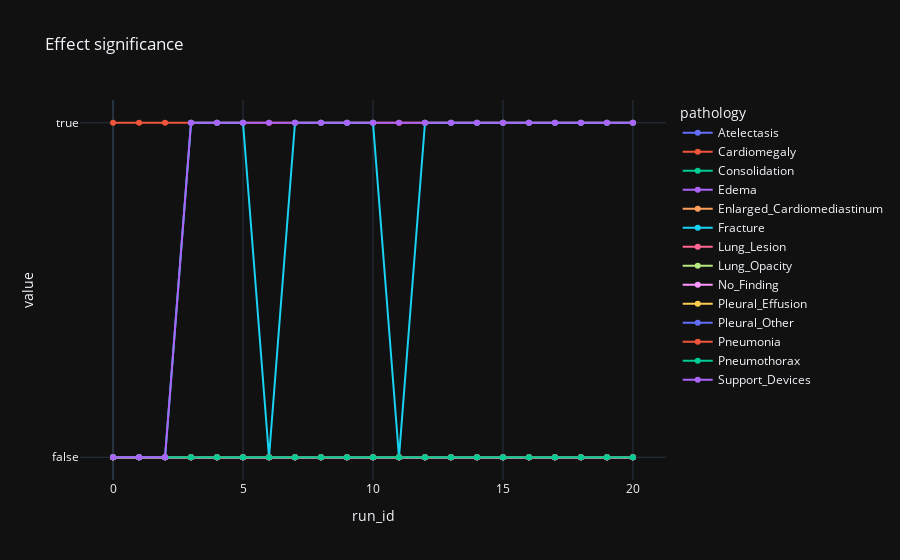

Source (notebook cell):
### Code cell
fig = px.line(df_plot_is_significant, x=df_plot_is_significant.index, y=df_plot_is_significant.columns, markers=True,
              title="Effect significance")
fig.show()

### Figure 1 — Plotly figure (JSON) as saved in the notebook; plotly's stock layout.template omitted (floating-point values rounded to 4 significant figures)
{"data": [{"hovertemplate": "pathology=Atelectasis<br>run_id=%{x}<br>value=%{y}<extra></extra>", "legendgroup": "Atelectasis", "line": {"color": "#636efa", "dash": "solid"}, "marker": {"symbol": "circle"}, "mode": "lines+markers", "name": "Atelectasis", "orientation": "h", "showlegend": true, "x": [0, 1, 2, 3, 4, 5, 6, 7, 8, 9, 10, 11, 12, 13, 14, 15, 16, 17, 18, 19, 20], "xaxis": "x", "y": [false, false, false, false, false, false, false, false, false, false, false, false, false, false, false, false, false, false, false, false, false], "yaxis": "y", "type": "scatter"}, {"hovertemplate": "pathology=Cardiomegaly<br>run_id=%{x}<br>value=%{y}<extra></extra>", "legendgroup": "Cardiomegaly", "line": {"color": "#EF553B", "dash": "solid"}, "marker": {"symbol": "circle"}, "mode": "lines+markers", "name": "Cardiomegaly", "orientation": "h", "showlegend": true, "x": [0, 1, 2, 3, 4, 5, 6, 7, 8, 9, 10, 11, 12, 13, 14, 15, 16, 17, 18, 19, 20], "xaxis": "x", "y": [true, true, true, true, true, true, true, true, true, true, true, true, true, true, true, true, true, true, true, true, true], "yaxis": "y", "type": "scatter"}, {"hovertemplate": "pathology=Consolidation<br>run_id=%{x}<br>value=%{y}<extra></extra>", "legendgroup": "Consolidation", "line": {"color": "#00cc96", "dash": "solid"}, "marker": {"symbol": "circle"}, "mode": "lines+markers", "name": "Consolidation", "orientation": "h", "showlegend": true, "x": [0, 1, 2, 3, 4, 5, 6, 7, 8, 9, 10, 11, 12, 13, 14, 15, 16, 17, 18, 19, 20], "xaxis": "x", "y": [false, false, false, false, false, false, false, false, false, false, false, false, false, false, false, false, false, false, false, false, false], "yaxis": "y", "type": "scatter"}, {"hovertemplate": "pathology=Edema<br>run_id=%{x}<br>value=%{y}<extra></extra>", "legendgroup": "Edema", "line": {"color": "#ab63fa", "dash": "solid"}, "marker": {"symbol": "circle"}, "mode": "lines+markers", "name": "Edema", "orientation": "h", "showlegend": true, "x": [0, 1, 2, 3, 4, 5, 6, 7, 8, 9, 10, 11, 12, 13, 14, 15, 16, 17, 18, 19, 20], "xaxis": "x", "y": [false, false, false, false, false, false, false, false, false, false, false, false, false, false, false, false, false, false, false, false, false], "yaxis": "y", "type": "scatter"}, {"hovertemplate": "pathology=Enlarged_Cardiomediastinum<br>run_id=%{x}<br>value=%{y}<extra></extra>", "legendgroup": "Enlarged_Cardiomediastinum", "line": {"color": "#FFA15A", "dash": "solid"}, "marker": {"symbol": "circle"}, "mode": "lines+markers", "name": "Enlarged_Cardiomediastinum", "orientation": "h", "showlegend": true, "x": [0, 1, 2, 3, 4, 5, 6, 7, 8, 9, 10, 11, 12, 13, 14, 15, 16, 17, 18, 19, 20], "xaxis": "x", "y": [false, false, false, false, false, false, false, false, false, false, false, false, false, false, false, false, false, false, false, false, false], "yaxis": "y", "type": "scatter"}, {"hovertemplate": "pathology=Fracture<br>run_id=%{x}<br>value=%{y}<extra></extra>", "legendgroup": "Fracture", "line": {"color": "#19d3f3", "dash": "solid"}, "marker": {"symbol": "circle"}, "mode": "lines+markers", "name": "Fracture", "orientation": "h", "showlegend": true, "x": [0, 1, 2, 3, 4, 5, 6, 7, 8, 9, 10, 11, 12, 13, 14, 15, 16, 17, 18, 19, 20], "xaxis": "x", "y": [false, false, false, true, true, true, false, true, true, true, true, false, true, true, true, true, true, true, true, true, true], "yaxis": "y", "type": "scatter"}, {"hovertemplate": "pathology=Lung_Lesion<br>run_id=%{x}<br>value=%{y}<extra></extra>", "legendgroup": "Lung_Lesion", "line": {"color": "#FF6692", "dash": "solid"}, "marker": {"symbol": "circle"}, "mode": "lines+markers", "name": "Lung_Lesion", "orientation": "h", "showlegend": true, "x": [0, 1, 2, 3, 4, 5, 6, 7, 8, 9, 10, 11, 12, 13, 14, 15, 16, 17, 18, 19, 20], "xaxis": "x", "y": [false, false, false, false, false, false, false, false, false, false, false, false, false, false, false, false, false, false, false, false, false], "yaxis": "y", "type": "scatter"}, {"hovertemplate": "pathology=Lung_Opacity<br>run_id=%{x}<br>value=%{y}<extra></extra>", "legendgroup": "Lung_Opacity", "line": {"color": "#B6E880", "dash": "solid"}, "marker": {"symbol": "circle"}, "mode": "lines+markers", "name": "Lung_Opacity", "orientation": "h", "showlegend": true, "x": [0, 1, 2, 3, 4, 5, 6, 7, 8, 9, 10, 11, 12, 13, 14, 15, 16, 17, 18, 19, 20], "xaxis": "x", "y": [false, false, false, false, false, false, false, false, false, false, false, false, false, false, false, false, false, false, false, false, false], "yaxis": "y", "type": "scatter"}, {"hovertemplate": "pathology=No_Finding<br>run_id=%{x}<br>value=%{y}<extra></extra>", "legendgroup": "No_Finding", "line": {"color": "#FF97FF", "dash": "solid"}, "marker": {"symbol": "circle"}, "mode": "lines+markers", "name": "No_Finding", "orientation": "h", "showlegend": true, "x": [0, 1, 2, 3, 4, 5, 6, 7, 8, 9, 10, 11, 12, 13, 14, 15, 16, 17, 18, 19, 20], "xaxis": "x", "y": [false, false, false, false, false, false, false, false, false, false, false, false, false, false, false, false, false, false, false, false, false], "yaxis": "y", "type": "scatter"}, {"hovertemplate": "pathology=Pleural_Effusion<br>run_id=%{x}<br>value=%{y}<extra></extra>", "legendgroup": "Pleural_Effusion", "line": {"color": "#FECB52", "dash": "solid"}, "marker": {"symbol": "circle"}, "mode": "lines+markers", "name": "Pleural_Effusion", "orientation": "h", "showlegend": true, "x": [0, 1, 2, 3, 4, 5, 6, 7, 8, 9, 10, 11, 12, 13, 14, 15, 16, 17, 18, 19, 20], "xaxis": "x", "y": [false, false, false, false, false, false, false, false, false, false, false, false, false, false, false, false, false, false, false, false, false], "yaxis": "y", "type": "scatter"}, {"hovertemplate": "pathology=Pleural_Other<br>run_id=%{x}<br>value=%{y}<extra></extra>", "legendgroup": "Pleural_Other", "line": {"color": "#636efa", "dash": "solid"}, "marker": {"symbol": "circle"}, "mode": "lines+markers", "name": "Pleural_Other", "orientation": "h", "showlegend": true, "x": [0, 1, 2, 3, 4, 5, 6, 7, 8, 9, 10, 11, 12, 13, 14, 15, 16, 17, 18, 19, 20], "xaxis": "x", "y": [false, false, false, false, false, false, false, false, false, false, false, false, false, false, false, false, false, false, false, false, false], "yaxis": "y", "type": "scatter"}, {"hovertemplate": "pathology=Pneumonia<br>run_id=%{x}<br>value=%{y}<extra></extra>", "legendgroup": "Pneumonia", "line": {"color": "#EF553B", "dash": "solid"}, "marker": {"symbol": "circle"}, "mode": "lines+markers", "name": "Pneumonia", "orientation": "h", "showlegend": true, "x": [0, 1, 2, 3, 4, 5, 6, 7, 8, 9, 10, 11, 12, 13, 14, 15, 16, 17, 18, 19, 20], "xaxis": "x", "y": [false, false, false, false, false, false, false, false, false, false, false, false, false, false, false, false, false, false, false, false, false], "yaxis": "y", "type": "scatter"}, {"hovertemplate": "pathology=Pneumothorax<br>run_id=%{x}<br>value=%{y}<extra></extra>", "legendgroup": "Pneumothorax", "line": {"color": "#00cc96", "dash": "solid"}, "marker": {"symbol": "circle"}, "mode": "lines+markers", "name": "Pneumothorax", "orientation": "h", "showlegend": true, "x": [0, 1, 2, 3, 4, 5, 6, 7, 8, 9, 10, 11, 12, 13, 14, 15, 16, 17, 18, 19, 20], "xaxis": "x", "y": [false, false, false, false, false, false, false, false, false, false, false, false, false, false, false, false, false, false, false, false, false], "yaxis": "y", "type": "scatter"}, {"hovertemplate": "pathology=Support_Devices<br>run_id=%{x}<br>value=%{y}<extra></extra>", "legendgroup": "Support_Devices", "line": {"color": "#ab63fa", "dash": "solid"}, "marker": {"symbol": "circle"}, "mode": "lines+markers", "name": "Support_Devices", "orientation": "h", "showlegend": true, "x": [0, 1, 2, 3, 4, 5, 6, 7, 8, 9, 10, 11, 12, 13, 14, 15, 16, 17, 18, 19, 20], "xaxis": "x", "y": [false, false, false, true, true, true, true, true, true, true, true, true, true, true, true, true, true, true, true, true, true], "yaxis": "y", "type": "scatter"}], "layout": {"xaxis": {"anchor": "y", "domain": [0.0, 1.0], "title": {"text": "run_id"}}, "yaxis": {"anchor": "x", "domain": [0.0, 1.0], "title": {"text": "value"}}, "legend": {"title": {"text": "pathology"}, "tracegroupgap": 0}, "title": {"text": "Effect significance"}}}
